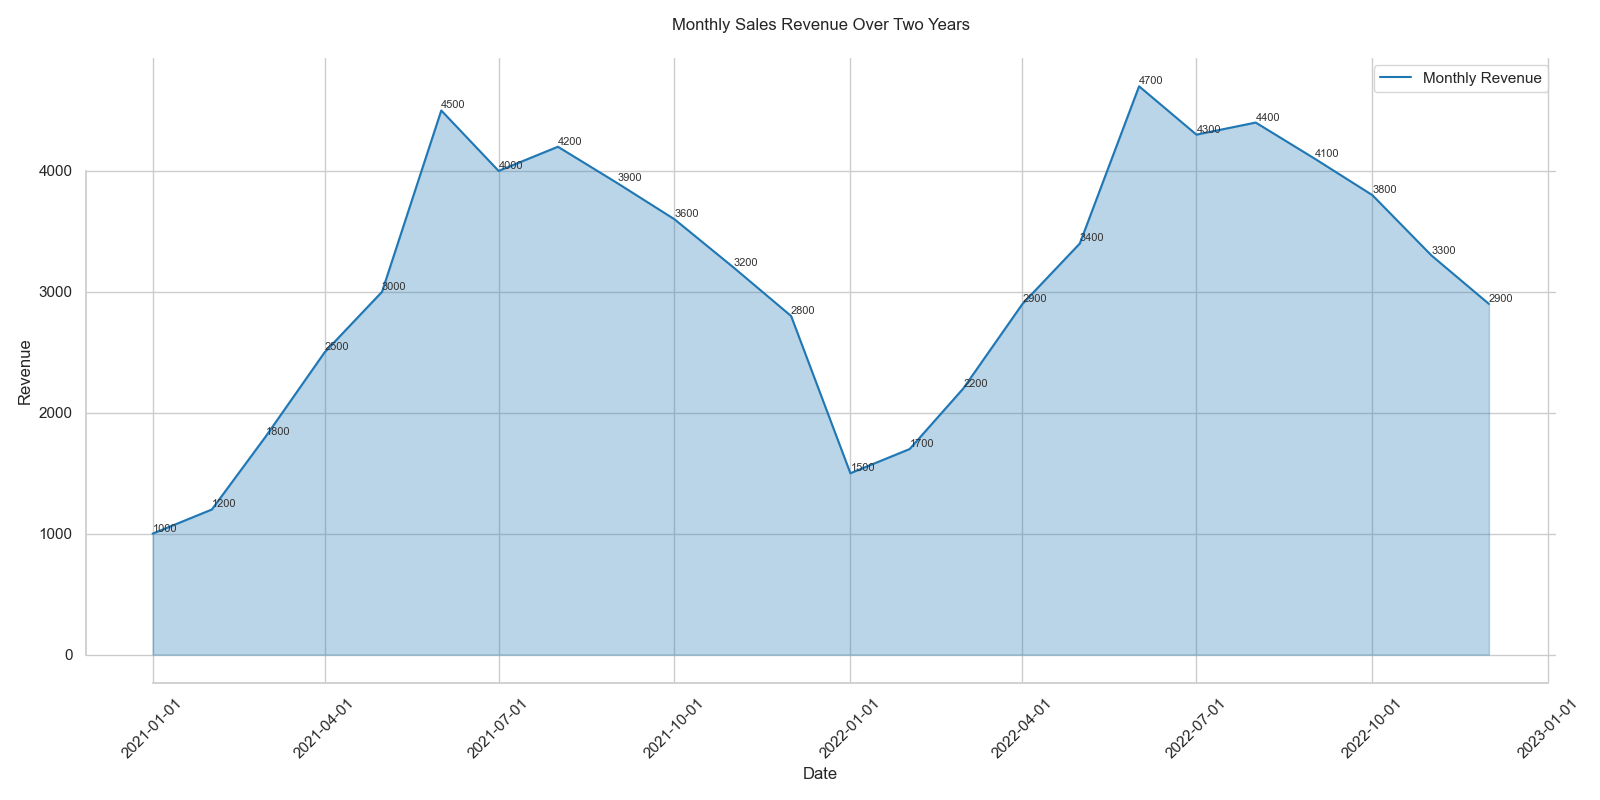

Recreate this plot in Python.

import seaborn as sns
import pandas as pd
import matplotlib.pyplot as plt

# Data
data = {
    'Date': ['2021-01-01', '2021-02-01', '2021-03-01', '2021-04-01', '2021-05-01',
             '2021-06-01', '2021-07-01', '2021-08-01', '2021-09-01', '2021-10-01',
             '2021-11-01', '2021-12-01', '2022-01-01', '2022-02-01', '2022-03-01',
             '2022-04-01', '2022-05-01', '2022-06-01', '2022-07-01', '2022-08-01',
             '2022-09-01', '2022-10-01', '2022-11-01', '2022-12-01'],
    'Revenue': [1000, 1200, 1800, 2500, 3000, 4500, 4000, 4200, 3900, 3600, 3200, 2800, 
                1500, 1700, 2200, 2900, 3400, 4700, 4300, 4400, 4100, 3800, 3300, 2900]
}

df = pd.DataFrame(data)
df['Date'] = pd.to_datetime(df['Date'])

# Plot
plt.figure(figsize=(16, 8))
ax = sns.lineplot(x='Date', y='Revenue', data=df, color='#1f77b4', label='Monthly Revenue')
ax.fill_between(df['Date'], df['Revenue'], color='#1f77b4', alpha=0.3)

# Annotations
for index, value in df.iterrows():
    ax.text(value['Date'], value['Revenue'], str(value['Revenue']), verticalalignment='bottom',
            horizontalalignment='left', color='#333333', fontsize=8)
    
# Aesthetics
plt.title('Monthly Sales Revenue Over Two Years', pad=20)
plt.xlabel('Date')
plt.ylabel('Revenue')
sns.despine(trim=True)

# Display
plt.xticks(rotation=45)
plt.tight_layout()
plt.show()
